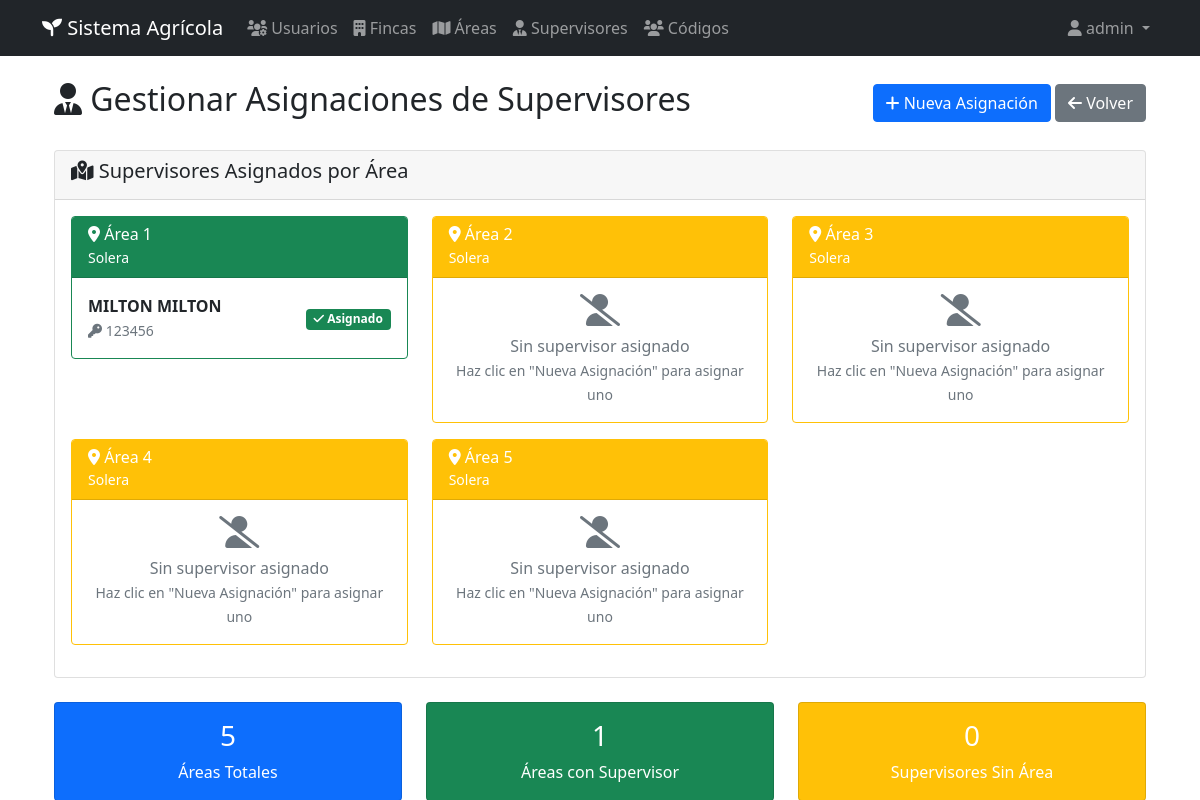
Screenshot of /supervisores/gestionar-asignaciones (signed in) with the database file from the repository.
### app.py (models this page shows)
class Area(db.Model):
    id = db.Column(db.Integer, primary_key=True)
    nombre = db.Column(db.String(100), nullable=False)
    descripcion = db.Column(db.Text)
    finca_id = db.Column(db.Integer, db.ForeignKey('finca.id'), nullable=False)
    supervisor_id = db.Column(db.Integer, db.ForeignKey('supervisor.id'))
    activa = db.Column(db.Boolean, default=True)
    fecha_creacion = db.Column(db.DateTime, default=datetime.utcnow)
    codigos = db.relationship('Codigo', backref='area', lazy=True)

class Finca(db.Model):
    id = db.Column(db.Integer, primary_key=True)
    nombre = db.Column(db.String(100), nullable=False)
    ubicacion = db.Column(db.String(200))
    descripcion = db.Column(db.Text)
    activa = db.Column(db.Boolean, default=True)
    fecha_creacion = db.Column(db.DateTime, default=datetime.utcnow)
    areas = db.relationship('Area', backref='finca', lazy=True)

class Supervisor(db.Model):
    id = db.Column(db.Integer, primary_key=True)
    nombre = db.Column(db.String(100), nullable=False)
    apellido = db.Column(db.String(100), nullable=False)
    telefono = db.Column(db.String(20))
    email = db.Column(db.String(120))
    clave_acceso = db.Column(db.String(50), unique=True, nullable=False)
    activo = db.Column(db.Boolean, default=True)
    fecha_creacion = db.Column(db.DateTime, default=datetime.utcnow)
    fecha_ultimo_acceso = db.Column(db.DateTime)
    areas = db.relationship('Area', backref='supervisor', lazy=True)

### app.py (the view)
@app.route('/supervisores/gestionar-asignaciones')
def gestionar_asignaciones_supervisores():
    if 'user_id' not in session:
        return redirect(url_for('login'))
    if session['rol'] not in ['admin', 'rrhh', 'jefe_cultivo']:
        flash('No tienes permisos para realizar esta acción', 'error')
        return redirect(url_for('listar_supervisores'))
    if session['rol'] == 'admin':
        areas = Area.query.filter_by(activa=True).all()
    else:
        usuario = Usuario.query.get(session['user_id'])
        areas = Area.query.filter_by(finca_id=usuario.finca_id, activa=True).all()
    supervisores_por_area = {}
    for area in areas:
        supervisor = None
        if area.supervisor_id:
            supervisor = Supervisor.query.get(area.supervisor_id)
        supervisores_por_area[area.id] = {
            'area': area,
            'supervisor': supervisor
        }
    supervisores_sin_area = Supervisor.query.filter_by(activo=True).all()
    supervisores_sin_area = [s for s in supervisores_sin_area if not any(data['supervisor'] and data['supervisor'].id == s.id for data in supervisores_por_area.values())]
    return render_template('supervisores/gestionar_asignaciones.html',
                         supervisores_por_area=supervisores_por_area,
                         supervisores_sin_area=supervisores_sin_area)

### templates/supervisores/gestionar_asignaciones.html (shortened to what this page needs)
{% extends "base.html" %}
{% block content %}
<div class="container mt-4">
    <div class="d-flex justify-content-between align-items-center mb-4">
        <h2><i class="fas fa-user-tie"></i> Gestionar Asignaciones de Supervisores</h2>
        <div>
            <a href="{{ url_for('asignar_supervisor_area') }}" class="btn btn-primary">
                <i class="fas fa-plus"></i> Nueva Asignación
            </a>
            <a href="{{ url_for('listar_supervisores') }}" class="btn btn-secondary">
                <i class="fas fa-arrow-left"></i> Volver
            </a>
        </div>
    </div>
    <div class="row">
        <div class="col-12">
            <div class="card">
                <div class="card-header">
                    <h5><i class="fas fa-map-marked-alt"></i> Supervisores Asignados por Área</h5>
                </div>
                <div class="card-body">
                    {% if supervisores_por_area %}
                        <div class="row">
                            {% for area_id, data in supervisores_por_area.items() %}
                            <div class="col-md-6 col-lg-4 mb-3">
                                <div class="card border-{% if data.supervisor %}success{% else %}warning{% endif %}">
                                    <div class="card-header bg-{% if data.supervisor %}success{% else %}warning{% endif %} text-white">
                                        <h6 class="mb-0">
                                            <i class="fas fa-map-marker-alt"></i> {{ data.area.nombre }}
                                        </h6>
                                        <small>{{ data.area.finca.nombre }}</small>
                                    </div>
                                    <div class="card-body">
                                        {% if data.supervisor %}
                                            <div class="d-flex align-items-center">
                                                <div class="flex-grow-1">
                                                    <strong>{{ data.supervisor.nombre }} {{ data.supervisor.apellido }}</strong>
                                                    <br>
                                                    <small class="text-muted">
                                                        <i class="fas fa-key"></i> {{ data.supervisor.clave_acceso }}
                                                    </small>
                                                </div>
                                                <div>
                                                    <span class="badge bg-success">
                                                        <i class="fas fa-check"></i> Asignado
                                                    </span>
                                                </div>
                                            </div>
                                        {% else %}
                                            <div class="text-center text-muted">
                                                <i class="fas fa-user-slash fa-2x mb-2"></i>
                                                <p class="mb-0">Sin supervisor asignado</p>
                                                <small>Haz clic en "Nueva Asignación" para asignar uno</small>
                                            </div>
                                        {% endif %}
                                    </div>
                                </div>
                            </div>
                            {% endfor %}
                        </div>
                    {% else %}
                        <div class="text-center text-muted py-4">
                            <i class="fas fa-map-marked-alt fa-3x mb-3"></i>
                            <h5>No hay áreas disponibles</h5>
                            <p>Primero debes crear áreas para poder asignar supervisores.</p>
                        </div>
                    {% endif %}
                </div>
            </div>
        </div>
    </div>
    <div class="row mt-4">
        <div class="col-md-4">
            <div class="card bg-primary text-white">
                <div class="card-body text-center">
                    <h3>{{ supervisores_por_area|length }}</h3>
                    <p class="mb-0">Áreas Totales</p>
                </div>
            </div>
        </div>
        <div class="col-md-4">
            <div class="card bg-success text-white">
                <div class="card-body text-center">
                    <h3>{{ supervisores_por_area.values() | selectattr('supervisor') | list | length }}</h3>
                    <p class="mb-0">Áreas con Supervisor</p>
                </div>
            </div>
        </div>
        <div class="col-md-4">
            <div class="card bg-warning text-white">
                <div class="card-body text-center">
                    <h3>{{ supervisores_sin_area|length }}</h3>
                    <p class="mb-0">Supervisores Sin Área</p>
                </div>
            </div>
        </div>
    </div>
</div>
{% endblock %}

### rows the page displays
Area: area.nombre "Área 1"
Finca: area.finca.nombre "Solera" "Solera" "Solera" "Solera" "Solera"
Supervisor: supervisor.nombre "MILTON", supervisor.apellido "MILTON", supervisor.clave_acceso "123456"
Area: area.nombre "Área 2"
Area: area.nombre "Área 3"
Area: area.nombre "Área 4"
Area: area.nombre "Área 5"

### other values shown
{{ session.username }} "admin"
{{ supervisores_por_area|length }} "5"
{{ supervisores_sin_area|length }} "0"
